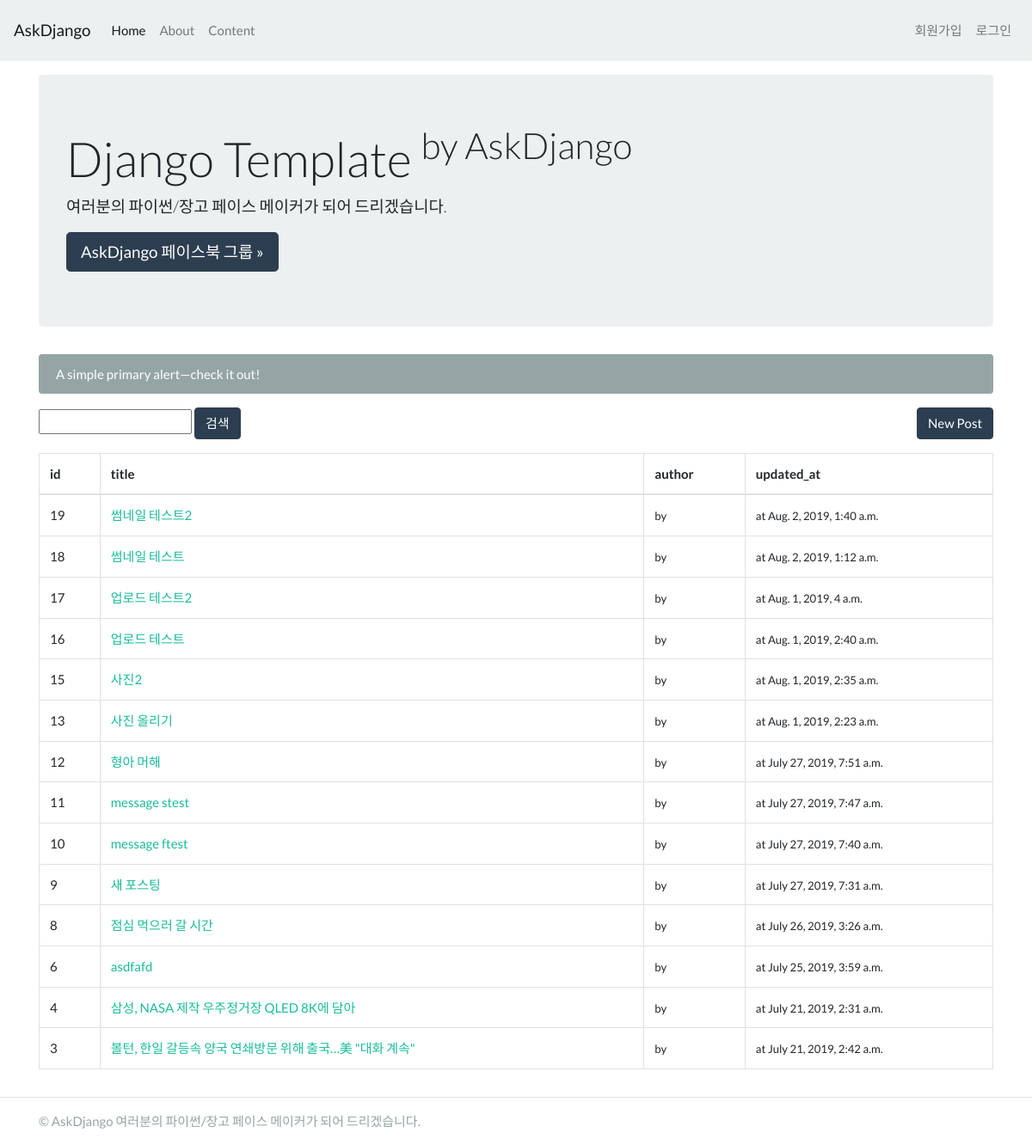
Screenshot of /blog/ with the database file from the repository.
### blog/models.py (models this page shows, shortened)
class Post(models.Model):
    STATUS_CHOICES = (
        ('d', 'Draft'),
        ('p', 'Published'),
        ('w', 'Withdrawn'),
    )
    user = models.ForeignKey(settings.AUTH_USER_MODEL, on_delete=models.CASCADE)
    title = models.CharField(max_length=100, verbose_name='제목',
        help_text='포스팅 제목을 입력해주세요. 최대 100자 내외.') #길이 제한 있는 문자열
    content = models.TextField(verbose_name='내용') #길이 제한 없는 문자열
    photo = ProcessedImageField(blank=True, upload_to='blog/post/%Y/%m/%d',
                                processors=[Thumbnail(300, 300)],
                                format='JPEG',
                                options={'quality': 60}) #업로드 파일을 디렉토리별 시간대별로 관리함
    tags = models.CharField(max_length=100, blank=True)
    lnglat = models.CharField(max_length=50, blank=True, help_text='경도/위도 포맷으로 입력',
        validators=[lnglat_validator],
        )
    status = models.CharField(max_length=1, choices=STATUS_CHOICES)
    tag_set = models.ManyToManyField('Tag', blank=True) #같은 app내에 있는 클래스를 지정할때 클래스가 뒤에서 지정되어도 ''으로 지정가능
    created_at = models.DateTimeField(auto_now_add=True)
    updated_at = models.DateTimeField(auto_now=True)
    class Meta:
        ordering = ['-id'] #'-'붙이면 내림차순 정렬(최근 것부터 보여줌)

### blog/views.py (the view)
# urls.py: path('', views.post_list, name='post_list'),
def post_list(request):
    qs = Post.objects.all()
    q = request.GET.get('q', '') #q가 있으면 가져오고 없으면 빈 문자열
    if q:
        qs = qs.filter(title__icontains=q)
    return render(request, 'blog/post_list.html',{
        'post_list':qs
    })

### blog/templates/blog/post_list.html
{% extends "blog/layout.html" %}
{% block content %}
    <div class="container">
        <div class="row">
            <div class="col-sm-12">
                    <div class="jumbotron mt-3">
                        <h1 class="display-4">Django Template <sup>by AskDjango</sup></h1>
                        <p class="lead">여러분의 파이썬/장고 페이스 메이커가 되어 드리겠습니다.</p>
                        <a class="btn btn-primary btn-lg" href="#" role="button">AskDjango 페이스북 그룹 &raquo;</a>
                    </div>
                <div class="alert alert-secondary" role="alert">
                    A simple primary alert—check it out!
                </div>
                <div class="search_bar d-flex justify-content-between mb-3">
                    <form action="" method="get">
                        <input type="text" name="q" value="{{ q }}"/>
                        <input type="submit" value="검색" class="btn btn-primary"/>
                    </form>
                    <a href="{% url "blog:post_new" %}" class="btn btn-primary">New Post</a>
                </div>
                <table class="table table-hover table-bordered">
                    <thead>
                        <tr>
                            <th>id</th>
                            <th>title</th>
                            <th>author</th>
                            <th>updated_at</th>
                        </tr>
                    </thead>
                    <tbody>
                    {% for post in post_list %}
                        <tr>
                            <td>{{ post.id }}</td>
                            <td><a href="{% url "blog:post_detail" post.id %}">
                                {{ post.title }}</a></td>
                            <td>
                                <small>by{{ post.author }}</small>
                            </td>
                            <td>
                                <small>at {{ post.updated_at }}</small>
                            </td>
                        </tr>
                    {% endfor %}
                    </tbody>
                </table>
            </div>
        </div>
    </div>
{% endblock %}

### rows the page displays
Post: id "19", title "썸네일 테스트2", updated_at "Aug. 2, 2019, 1:40 a.m."
Post: id "18", title "썸네일 테스트", updated_at "Aug. 2, 2019, 1:12 a.m."
Post: id "17", title "업로드 테스트2", updated_at "Aug. 1, 2019, 4 a.m."
Post: id "16", title "업로드 테스트", updated_at "Aug. 1, 2019, 2:40 a.m."
Post: id "15", title "사진2", updated_at "Aug. 1, 2019, 2:35 a.m."
Post: id "13", title "사진 올리기", updated_at "Aug. 1, 2019, 2:23 a.m."
Post: id "12", title "형아 머해", updated_at "July 27, 2019, 7:51 a.m."
Post: id "11", title "message stest", updated_at "July 27, 2019, 7:47 a.m."
Post: id "10", title "message ftest", updated_at "July 27, 2019, 7:40 a.m."
Post: id "9", title "새 포스팅", updated_at "July 27, 2019, 7:31 a.m."
Post: id "8", title "점심 먹으러 갈 시간", updated_at "July 26, 2019, 3:26 a.m."
Post: id "6", title "asdfafd", updated_at "July 25, 2019, 3:59 a.m."
Post: id "4", title "삼성, NASA 제작 우주정거장 QLED 8K에 담아", updated_at "July 21, 2019, 2:31 a.m."
Post: id "3", title "볼턴, 한일 갈등속 양국 연쇄방문 위해 출국…美 \"대화 계속\"", updated_at "July 21, 2019, 2:42 a.m."
